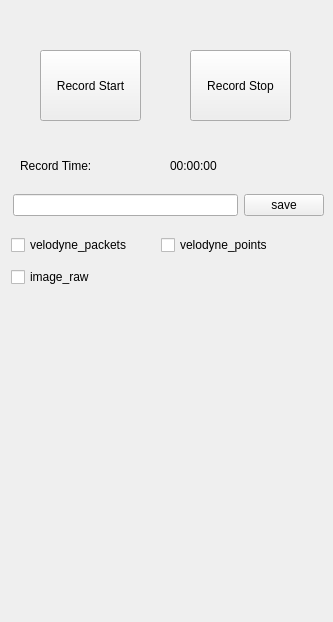
<?xml version="1.0" encoding="UTF-8"?>
<ui version="4.0">
 <class>Autoware_Rosbag_Plugin</class>
 <widget class="QWidget" name="Autoware_Rosbag_Plugin">
  <property name="geometry">
   <rect>
    <x>0</x>
    <y>0</y>
    <width>333</width>
    <height>622</height>
   </rect>
  </property>
  <property name="windowTitle">
   <string>Form</string>
  </property>
  <widget class="QPushButton" name="button_record_start">
   <property name="geometry">
    <rect>
     <x>40</x>
     <y>50</y>
     <width>101</width>
     <height>71</height>
    </rect>
   </property>
   <property name="text">
    <string>Record Start</string>
   </property>
  </widget>
  <widget class="QPushButton" name="button_record_stop">
   <property name="geometry">
    <rect>
     <x>190</x>
     <y>50</y>
     <width>101</width>
     <height>71</height>
    </rect>
   </property>
   <property name="text">
    <string>Record Stop</string>
   </property>
  </widget>
  <widget class="QLabel" name="label_text_recTime">
   <property name="geometry">
    <rect>
     <x>20</x>
     <y>150</y>
     <width>111</width>
     <height>31</height>
    </rect>
   </property>
   <property name="text">
    <string>Record Time:</string>
   </property>
  </widget>
  <widget class="QLabel" name="label_recTime">
   <property name="enabled">
    <bool>true</bool>
   </property>
   <property name="geometry">
    <rect>
     <x>170</x>
     <y>150</y>
     <width>111</width>
     <height>31</height>
    </rect>
   </property>
   <property name="text">
    <string>00:00:00</string>
   </property>
  </widget>
  <widget class="QCheckBox" name="checkBox_2">
   <property name="geometry">
    <rect>
     <x>161</x>
     <y>232</y>
     <width>134</width>
     <height>26</height>
    </rect>
   </property>
   <property name="text">
    <string>velodyne_points</string>
   </property>
  </widget>
  <widget class="QCheckBox" name="checkBox_3">
   <property name="geometry">
    <rect>
     <x>11</x>
     <y>264</y>
     <width>98</width>
     <height>26</height>
    </rect>
   </property>
   <property name="text">
    <string>image_raw</string>
   </property>
  </widget>
  <widget class="QWidget" name="">
   <property name="geometry">
    <rect>
     <x>13</x>
     <y>190</y>
     <width>311</width>
     <height>30</height>
    </rect>
   </property>
   <layout class="QGridLayout" name="gridLayout">
    <item row="0" column="0">
     <widget class="QLineEdit" name="edit_record_filename"/>
    </item>
    <item row="0" column="1">
     <widget class="QPushButton" name="button_record_save">
      <property name="text">
       <string>save</string>
      </property>
     </widget>
    </item>
   </layout>
  </widget>
  <widget class="QCheckBox" name="checkBox_1">
   <property name="geometry">
    <rect>
     <x>11</x>
     <y>232</y>
     <width>144</width>
     <height>26</height>
    </rect>
   </property>
   <property name="text">
    <string>velodyne_packets</string>
   </property>
  </widget>
 </widget>
 <resources/>
 <connections/>
</ui>
